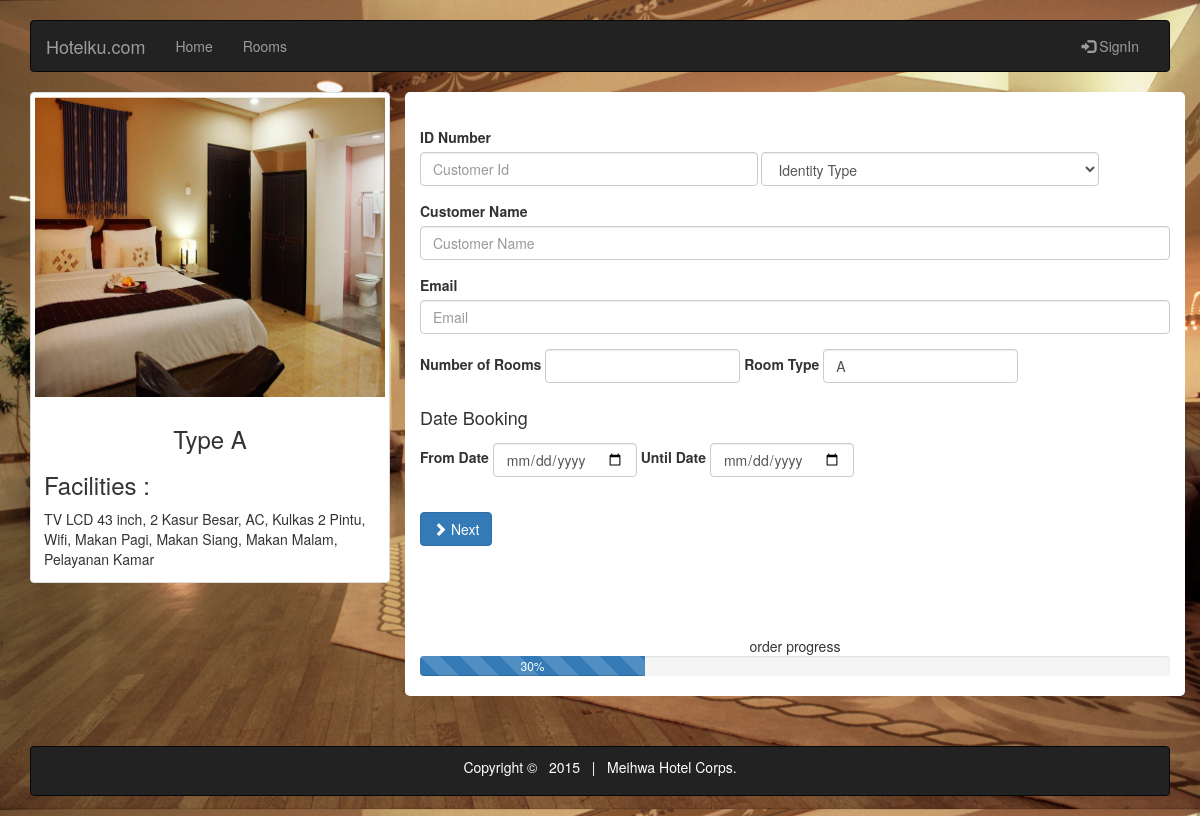
The app's page /view/01/order.php?id=1 with its own data.
### tables this page shows
CREATE TABLE IF NOT EXISTS `tb_kamar` (
`id_kamar` int(11) NOT NULL,
  `type_kamar` varchar(20) NOT NULL,
  `harga_kamar` int(11) NOT NULL,
  `jumlah_kamar_keseluruhan` int(11) NOT NULL,
  `jumlah_kamar_tersedia` int(11) NOT NULL,
  `fasilitas_kamar` text NOT NULL
);

### controller/room.php (called while the page is built, shortened)
<?php
$id = $_GET['id'];
$cek = mysql_query("SELECT * FROM tb_kamar WHERE id_kamar='$id'") or die(mysql_error());
$split = mysql_fetch_assoc($cek);
	$facilities = $split['fasilitas_kamar'];
	$tk = $split['type_kamar'];
?>

### view/01/order.php (the view, shortened to what this page needs)
<?php include('header.php');?>
<?php function random($panjang)
include('../../controller/room.php');
 ?>
  <div class="row">
  <div class="col-xs-6 col-sm-4">
    <div class="thumbnail">
      <?php echo '<img src="img/'.$id.'.jpg" alt="Image">';?>
      <div class="caption">
        <center><h3>Type <?php echo $tk ?> </h3></center>
        <h3>Facilities :</h3>
        <?php
        echo $facilities; ?>
       </div>
    </div>
  </div>
  <div class="col-md-8 " style="background:#FFF; border-radius:5px;">
    <p><br/></p>
    <form method="post" action="../../controller/order.php" >
      <div class="form-group form-inline">
      <label for="custId">ID Number</label><br/>
      <input type="text" style="width:45%;" name="custId" class="form-control" id="custId" placeholder="Customer Id">
      <span>
        <select name="type" class="form-control" style="width:45%;">
        <option name="type" value="NULL">Identity Type</option>
        </select>
      </span>
      </div>
      <div class="form-group">
      <label for="custName">Customer Name</label>
      <input type="text" name="custName" class="form-control" id="custName" placeholder="Customer Name">
      </div>
       <div class="form-group">
      <label for="custmail">Email</label>
      <input type="email" name="custmail" class="form-control" id="custmail" placeholder="Email">
      </div>
      <div class="form-group form-inline">
      <label for="numRooms">Number of Rooms</label>
      <input type="number"  name="numRooms" class="form-control" id="numRooms" >
      <label for="tk">Room Type</label>
      <input type="text"  name="tk" class="form-control" id="tk" value="<?php echo $tk ?>" >
      </div>
      <div class="form-group">
      <label for="numRooms"><h4>Date Booking</h4></label>
      <div class="form-group  form-inline">
      <label for="dateFrom">From Date</label>
      <input type="date" name="dateFrom" class="form-control " id="dateFrom" >
       <label for="dateTill">Until Date</label>
      <input type="date" name="dateTill" class="form-control" id="dateTill">
      </div>
      </div>
      <br/>
      <button type="submit" class="btn btn-primary" id="next">
      <span class="glyphicon glyphicon-chevron-right"></span>
      Next
      </button>
    </form>
    <p><br/></p> <p><br/></p> <p><br/></p>
    <center>order progress</center>
    <div class="progress">
  <div class="progress-bar progress-bar-striped active" role="progressbar" aria-valuenow="30" aria-valuemin="0" aria-valuemax="100" style="width: 30%;">
    30%
  </div>
</div>
  </div>
</div>
<?php include('footer.php');?>

### view/css/index.css (style rules this page uses)
body { background-image :url('../img/background.jpg'); background-size:100% auto; }
.thumbnail img { height:300px; }
.thumbnail { min-height:450px auto; }

### records on screen
tb_kamar: type_kamar "A", fasilitas_kamar "TV LCD 43 inch, 2 Kasur Besar, AC, Kulkas 2 Pintu, Wifi, Makan Pagi, Makan Siang, Makan Malam, Pelayanan Kamar", tk "A"
